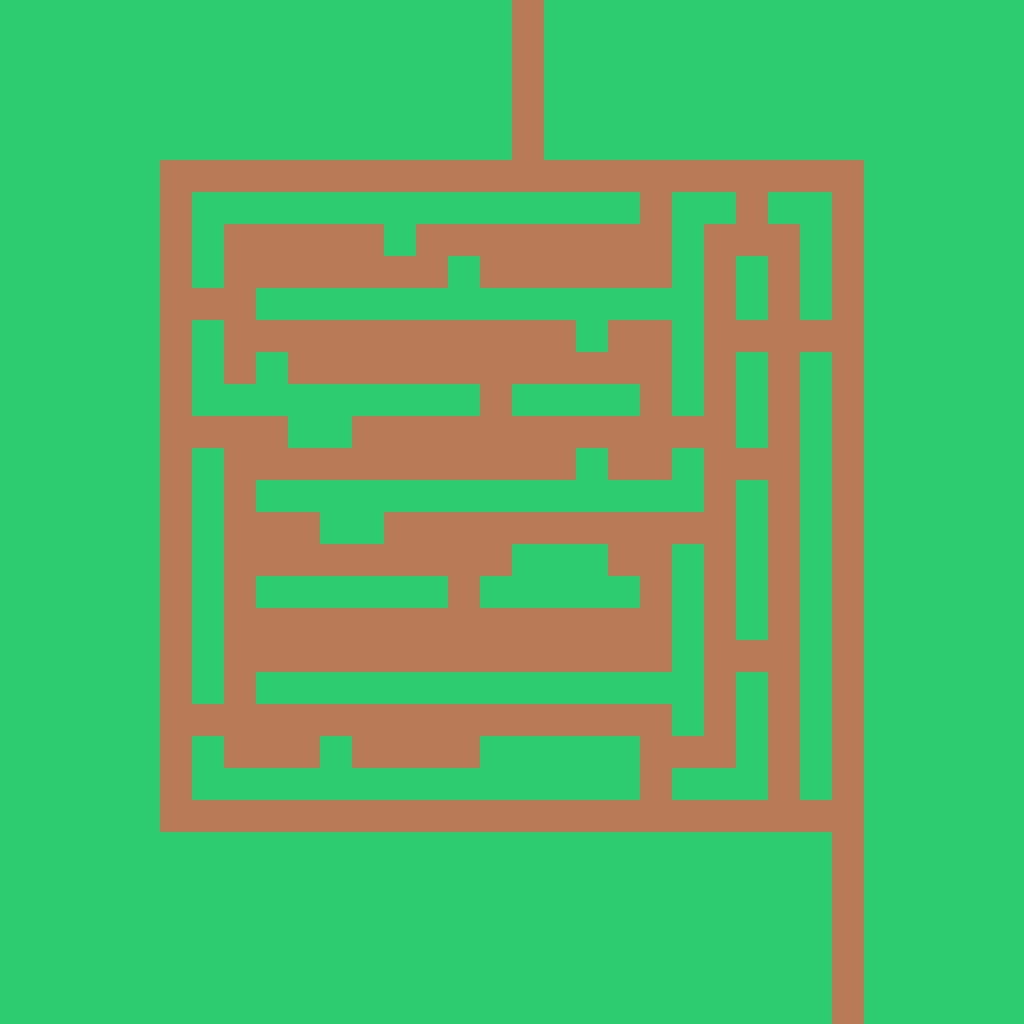

A level layout from a 2D game, rendered from its tile map. Below: a short description, then the map file with its tile-grid data intact:
An orthogonal 32x32 tile map with 32x32 px tiles, 1 tile layer (Tile Layer 1), 2 tilesets.

<map version="1.0" orientation="orthogonal" renderorder="right-down" width="32" height="32" tilewidth="32" tileheight="32" nextobjectid="1">
 <tileset firstgid="1" name="path" tilewidth="32" tileheight="32" tilecount="16" columns="4">
  <image source="../one/path.png" width="128" height="128" />
  <terraintypes>
   <terrain name="path" tile="-1" />
  </terraintypes>
  <tile id="0" terrain="0,0,0,0" />
  <tile id="1" terrain="0,0,0,0" />
  <tile id="2" terrain="0,0,0,0" />
  <tile id="3" terrain="0,0,0,0" />
  <tile id="4" terrain="0,0,0,0" />
  <tile id="5" terrain="0,0,0,0" />
  <tile id="6" terrain="0,0,0,0" />
  <tile id="7" terrain="0,0,0,0" />
  <tile id="8" terrain="0,0,0,0" />
  <tile id="9" terrain="0,0,0,0" />
  <tile id="10" terrain="0,0,0,0" />
  <tile id="11" terrain="0,0,0,0" />
  <tile id="12" terrain="0,0,0,0" />
  <tile id="13" terrain="0,0,0,0" />
  <tile id="14" terrain="0,0,0,0" />
  <tile id="15" terrain="0,0,0,0" />
 </tileset>
 <tileset firstgid="17" name="nonPath" tilewidth="32" tileheight="32" tilecount="16" columns="4">
  <image source="../one/nonPath.png" width="128" height="128" />
  <terraintypes>
   <terrain name="nonPath" tile="-1" />
  </terraintypes>
  <tile id="0" terrain="0,0,0,0" />
  <tile id="1" terrain="0,0,0,0" />
  <tile id="2" terrain="0,0,0,0" />
  <tile id="3" terrain="0,0,0,0" />
  <tile id="4" terrain="0,0,0,0" />
  <tile id="5" terrain="0,0,0,0" />
  <tile id="6" terrain="0,0,0,0" />
  <tile id="7" terrain="0,0,0,0" />
  <tile id="8" terrain="0,0,0,0" />
  <tile id="9" terrain="0,0,0,0" />
  <tile id="10" terrain="0,0,0,0" />
  <tile id="11" terrain="0,0,0,0" />
  <tile id="12" terrain="0,0,0,0" />
  <tile id="13" terrain="0,0,0,0" />
  <tile id="14" terrain="0,0,0,0" />
  <tile id="15" terrain="0,0,0,0" />
 </tileset>
 <layer name="Tile Layer 1" width="32" height="32">
  <data encoding="csv">
23,17,22,30,26,22,23,23,30,29,22,24,30,22,21,17,1,23,18,30,18,21,21,17,21,22,23,32,31,32,26,23,
27,17,32,20,29,17,24,17,22,28,31,28,23,27,26,17,1,28,27,21,29,23,23,23,28,19,21,29,28,21,22,24,
30,25,30,26,23,21,29,31,24,22,32,32,32,25,18,17,1,32,24,23,23,21,32,32,21,23,19,23,30,20,24,24,
23,19,23,26,19,30,21,26,26,17,24,26,29,19,31,17,9,17,17,17,17,18,29,32,17,22,17,32,22,23,28,23,
17,20,22,21,23,26,26,21,29,23,31,18,32,17,23,17,1,17,22,20,17,17,29,26,27,28,19,23,27,17,32,30,
23,28,29,32,19,12,14,4,6,15,14,6,5,15,3,3,2,2,14,8,11,14,7,8,16,1,13,23,30,29,20,18,
29,28,25,17,26,7,25,28,18,30,22,29,20,24,18,24,29,19,24,31,13,24,25,15,27,25,5,32,19,17,28,32,
23,32,24,31,30,7,31,7,4,9,2,15,27,14,1,8,11,12,13,5,15,21,3,11,16,19,1,22,21,27,26,27,
22,26,32,24,18,6,27,3,3,10,4,16,4,7,24,2,4,1,13,13,15,32,12,32,6,25,6,26,30,25,18,17,
19,24,18,17,32,2,2,4,27,19,26,21,21,25,27,17,23,26,27,23,17,25,16,26,9,22,5,27,18,28,26,21,
22,27,18,24,19,2,32,2,14,13,1,7,15,2,3,4,2,10,25,10,12,18,10,12,8,12,3,24,22,17,20,28,
31,20,22,22,25,10,17,8,32,15,2,6,8,16,12,12,9,11,11,15,14,22,1,25,2,32,9,18,20,22,26,19,
18,31,28,28,21,16,25,28,27,21,24,29,20,30,19,11,30,19,26,28,3,32,6,28,12,31,6,30,32,18,28,19,
23,31,29,27,27,16,11,12,16,30,28,5,1,9,9,8,1,16,3,10,1,12,11,29,1,30,12,23,29,17,22,31,
28,26,21,23,28,2,28,12,10,8,13,12,16,4,11,15,10,15,28,8,8,17,3,10,9,31,10,22,23,17,18,20,
20,23,25,17,18,3,27,16,29,20,32,21,17,21,24,23,23,25,21,21,31,18,14,21,12,26,10,31,30,24,29,25,
21,21,32,31,24,6,28,10,9,8,32,22,16,2,10,8,6,13,5,3,7,14,14,19,7,20,15,26,18,25,23,28,
27,23,19,17,31,14,31,16,13,12,16,15,10,3,14,1,29,26,30,3,10,28,10,31,9,22,11,26,18,31,30,25,
25,24,19,22,28,16,24,14,29,17,26,25,31,30,15,19,18,19,31,18,11,21,12,32,13,24,12,30,22,23,19,26,
24,26,28,18,21,5,26,1,1,1,1,1,1,2,4,7,2,4,13,3,3,17,14,17,8,23,10,26,22,30,18,32,
30,18,28,25,27,14,26,1,1,1,1,1,1,15,13,11,11,10,9,16,11,31,1,8,2,19,2,20,32,24,30,32,
27,21,32,29,20,10,23,1,21,31,22,19,20,26,28,18,19,25,32,28,26,17,3,29,11,24,5,22,17,26,31,21,
24,20,19,31,32,13,11,1,1,1,1,1,1,7,5,16,1,5,3,4,1,32,12,30,9,17,1,20,32,30,17,25,
23,32,27,32,25,10,24,1,1,1,20,1,1,12,11,30,30,32,25,20,15,1,10,30,15,22,13,27,29,31,21,32,
24,29,19,20,20,13,18,32,29,18,24,31,18,22,31,30,27,19,18,23,16,26,21,26,16,29,16,27,29,22,25,27,
25,27,32,18,28,8,16,3,8,4,1,12,16,2,10,12,12,11,9,7,9,3,9,3,8,5,10,27,18,23,31,27,
23,25,17,27,22,28,19,28,29,18,32,26,24,19,28,17,22,25,20,25,22,22,28,21,19,28,6,29,18,17,30,26,
26,25,21,21,30,19,21,18,27,20,23,32,21,28,32,26,30,31,32,31,17,19,25,21,30,25,13,24,17,29,17,21,
28,19,32,24,25,31,19,20,19,21,28,26,26,26,20,23,29,26,28,28,30,30,25,27,20,29,5,25,31,29,26,25,
30,19,21,22,24,25,25,25,25,25,25,25,25,25,25,25,25,25,25,25,25,25,25,25,25,25,1,19,32,26,25,32,
27,28,26,30,27,25,25,25,25,25,25,25,25,25,25,25,25,25,25,25,25,25,25,25,25,25,1,23,24,17,25,31,
20,25,24,31,32,25,25,25,25,25,25,25,25,25,25,25,25,25,25,25,25,25,25,25,25,25,1,29,29,26,31,23
</data>
 </layer>
</map>
